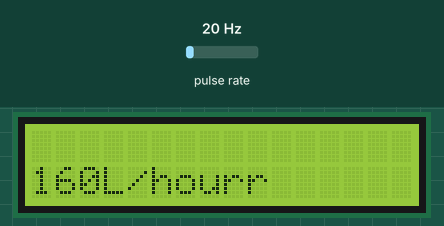
Recording of a sketch running on a simulated Arduino Uno, built with avr-gcc and run on an emulated ATmega328P. Parts: 16×2 character LCD. Wiring (inferred from the names in the program): pulse sensor: data pin 2. The inputs (shaded band) are chosen by the test bench; at power-on: pulse rate 20 Hz. What the sketch prints to the serial monitor is not drawn.

Above: at 1.6 s.
1.7 s: pulse rate (sensor on pin 2) set to 196 Hz
At 3.8 s:
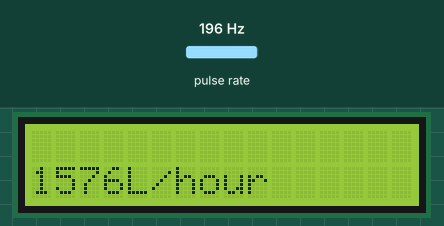
4.7 s: pulse rate (sensor on pin 2) set to 4 Hz
At 6.6 s:
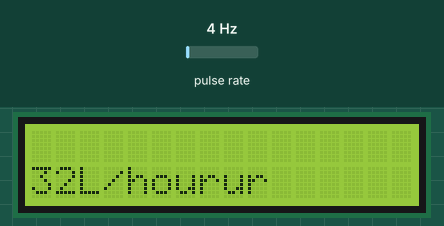
7.5 s: pulse rate (sensor on pin 2) set to 50 Hz
At 10.2 s:
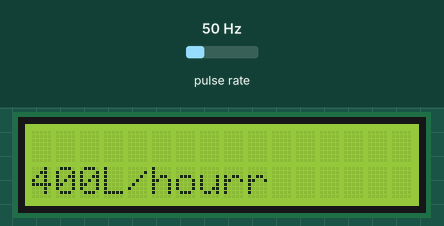
10.5 s: pulse rate (sensor on pin 2) set to 4 Hz
At 12.7 s:
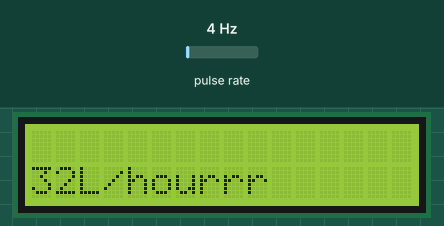
Timing chart, 0 to 14.2 s (numbered marks = the images above; inputs shaded):
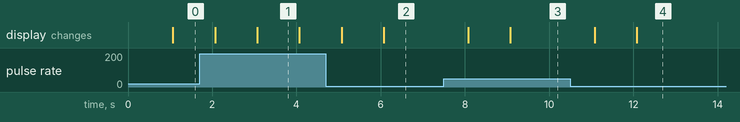

The sketch:

sketch_nov24a.ino
```cpp
#include<LiquidCrystal.h>     //include the library code

LiquidCrystal lcd(12,11,6,5,4,3);    //initilize the library with numbers of the interface pins

volatile int FlowPulse;       //mesuring the rising edges of the signals
int Calc;
int flowsensor = 2;           //The pin location of sensor

void setup(){

  pinMode(flowsensor,INPUT); //initilizes digital pin 2 as an input
  Serial.begin(9600);        //This is a setup fuction where where the serial port in initialised.
  attachInterrupt(0,rpm,RISING); // and the interrept  is attached

  lcd.begin(16,2);    //Set up the LCD number of columns and rows:
  lcd.setCursor(0,1); //print a message to the LCD.
  lcd.print("Flow Meter");
}
void loop(){

  FlowPulse = 0;  //set Nb Tops to 0 ready for calculations
  sei();          //Enables interrupts
  delay(1000);    //Wait 4 second
  cli();          //Disable interrupts
  Calc = (FlowPulse *60/7.5); //(pulse frequency X 60)/7.5Q=Flow rate in L/hour
  Serial.print(Calc,DEC);     //print the number calcculated above
  Serial.print("L/hour\r\n"); //print "L/hour" and returns a new line

  lcd.setCursor(0,2);
  lcd.print(Calc,DEC);
  lcd.print("L/hour");
}

void rpm()
{
  FlowPulse++;
}
```

Measured:
- after the input at 1.7 s, the display: first changes after 0.37 s (image 1 shows a later state)
- after the input at 4.7 s, the display: first changes after 0.37 s (image 2 shows a later state)
- after the input at 7.5 s, the display: first changes after 0.58 s (image 3 shows a later state)
- after the input at 10.5 s, the display: first changes after 0.58 s (image 4 shows a later state)
- what the display in image 1 shows lasts 1.0 s, from 3.1 s to 4.1 s
